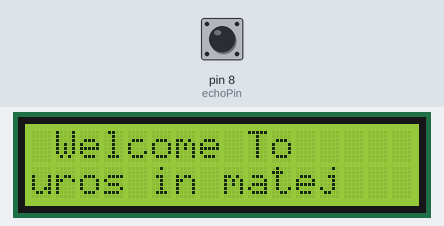
Simulated run of this sketch. Board: Arduino Uno, built with avr-gcc and run on an emulated ATmega328P. Parts: 16×2 character LCD. The inputs (shaded band) are chosen by the test bench; at power-on: pin 8 (echoPin) LOW. What the sketch prints to the serial monitor is not drawn.

Above: at 0.1 s.
At 2.6 s:
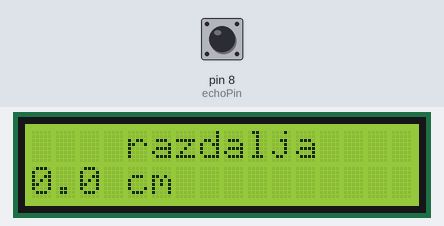
2.7 s: pin 8 (echoPin) pulsed HIGH 2 times (0.12 s each, 0.3 s apart)
At 4.9 s:
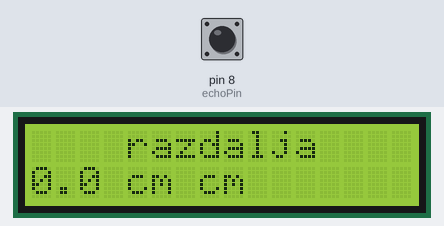
Timing chart, 0 to 6.4 s (numbered marks = the images above; inputs shaded):
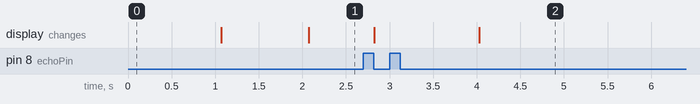

Measured:
- after the input at 2.7 s, the display: first changes after 0.12 s (image 2 shows a later state)

The sketch:

urke_mate_distance_sensor_2.ino
```cpp
#include <LiquidCrystal.h>
LiquidCrystal lcd(2, 3, 4, 5, 6, 7);

#define echoPin 8
#define trigPin 9


float time;
float distance_cm;


void setup(){

Serial.begin(9600);
pinMode(trigPin, OUTPUT);
pinMode(echoPin, INPUT);


lcd.begin(16, 2);
  lcd.setCursor(0,0);
  lcd.print(" Welcome To ");
  lcd.setCursor(0,1);
  lcd.print("uros in matej");
delay(1000);
lcd.clear();
}

void loop(){

digitalWrite(trigPin, LOW);
delayMicroseconds(2);
digitalWrite(trigPin, HIGH);
delayMicroseconds(10);

time = pulseIn(echoPin, HIGH);

distance_cm = (time/2) / 29.1;


lcd.setCursor(0, 0);
lcd.print("    razdalja   ");

lcd.setCursor(0, 1);
lcd.print(distance_cm,1);
lcd.print(" cm ");


Serial.print("cm= ");
Serial.print(distance_cm);

delay(200);
}
```
